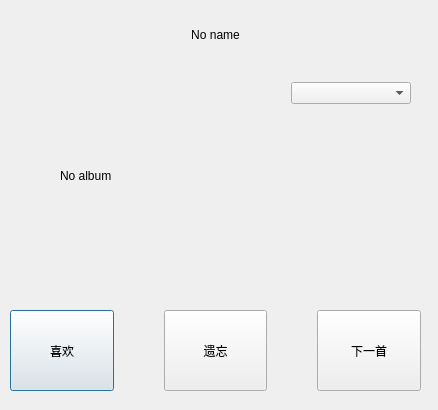
<?xml version="1.0" encoding="UTF-8"?>
<ui version="4.0">
 <class>DoubanFMDialog</class>
 <widget class="QDialog" name="DoubanFMDialog">
  <property name="geometry">
   <rect>
    <x>0</x>
    <y>0</y>
    <width>438</width>
    <height>410</height>
   </rect>
  </property>
  <property name="sizePolicy">
   <sizepolicy hsizetype="Fixed" vsizetype="Fixed">
    <horstretch>0</horstretch>
    <verstretch>0</verstretch>
   </sizepolicy>
  </property>
  <property name="windowTitle">
   <string>Douban FM</string>
  </property>
  <widget class="QWidget" name="layoutWidget">
   <property name="geometry">
    <rect>
     <x>10</x>
     <y>10</y>
     <width>411</width>
     <height>50</height>
    </rect>
   </property>
   <layout class="QHBoxLayout" name="horizontalLayout_2">
    <item>
     <spacer name="horizontalSpacer">
      <property name="orientation">
       <enum>Qt::Horizontal</enum>
      </property>
      <property name="sizeHint" stdset="0">
       <size>
        <width>28</width>
        <height>48</height>
       </size>
      </property>
     </spacer>
    </item>
    <item>
     <widget class="QLabel" name="nameLabel">
      <property name="sizePolicy">
       <sizepolicy hsizetype="Expanding" vsizetype="Preferred">
        <horstretch>7</horstretch>
        <verstretch>0</verstretch>
       </sizepolicy>
      </property>
      <property name="text">
       <string>No name</string>
      </property>
      <property name="alignment">
       <set>Qt::AlignCenter</set>
      </property>
     </widget>
    </item>
    <item>
     <spacer name="horizontalSpacer_2">
      <property name="orientation">
       <enum>Qt::Horizontal</enum>
      </property>
      <property name="sizeHint" stdset="0">
       <size>
        <width>28</width>
        <height>48</height>
       </size>
      </property>
     </spacer>
    </item>
   </layout>
  </widget>
  <widget class="QWidget" name="layoutWidget">
   <property name="geometry">
    <rect>
     <x>10</x>
     <y>310</y>
     <width>411</width>
     <height>81</height>
    </rect>
   </property>
   <layout class="QHBoxLayout" name="horizontalLayout">
    <property name="spacing">
     <number>50</number>
    </property>
    <item>
     <widget class="QPushButton" name="favoriteButton">
      <property name="sizePolicy">
       <sizepolicy hsizetype="Expanding" vsizetype="Expanding">
        <horstretch>1</horstretch>
        <verstretch>0</verstretch>
       </sizepolicy>
      </property>
      <property name="text">
       <string>喜欢</string>
      </property>
     </widget>
    </item>
    <item>
     <widget class="QPushButton" name="forgetButton">
      <property name="sizePolicy">
       <sizepolicy hsizetype="Expanding" vsizetype="Expanding">
        <horstretch>1</horstretch>
        <verstretch>0</verstretch>
       </sizepolicy>
      </property>
      <property name="text">
       <string>遗忘</string>
      </property>
     </widget>
    </item>
    <item>
     <widget class="QPushButton" name="nextButton">
      <property name="sizePolicy">
       <sizepolicy hsizetype="Expanding" vsizetype="Expanding">
        <horstretch>1</horstretch>
        <verstretch>0</verstretch>
       </sizepolicy>
      </property>
      <property name="text">
       <string>下一首</string>
      </property>
     </widget>
    </item>
   </layout>
  </widget>
  <widget class="QWidget" name="layoutWidget">
   <property name="geometry">
    <rect>
     <x>290</x>
     <y>82</y>
     <width>121</width>
     <height>203</height>
    </rect>
   </property>
   <layout class="QVBoxLayout" name="verticalLayout" stretch="1,1,0">
    <property name="spacing">
     <number>1</number>
    </property>
    <property name="leftMargin">
     <number>1</number>
    </property>
    <item>
     <widget class="QComboBox" name="channelBox">
      <property name="sizePolicy">
       <sizepolicy hsizetype="Expanding" vsizetype="Fixed">
        <horstretch>0</horstretch>
        <verstretch>0</verstretch>
       </sizepolicy>
      </property>
     </widget>
    </item>
    <item>
     <spacer name="verticalSpacer">
      <property name="sizePolicy">
       <sizepolicy hsizetype="Expanding" vsizetype="Expanding">
        <horstretch>0</horstretch>
        <verstretch>0</verstretch>
       </sizepolicy>
      </property>
      <property name="orientation">
       <enum>Qt::Vertical</enum>
      </property>
      <property name="sizeHint" stdset="0">
       <size>
        <width>20</width>
        <height>148</height>
       </size>
      </property>
     </spacer>
    </item>
    <item>
     <spacer name="horizontalSpacer_3">
      <property name="orientation">
       <enum>Qt::Horizontal</enum>
      </property>
      <property name="sizeHint" stdset="0">
       <size>
        <width>40</width>
        <height>20</height>
       </size>
      </property>
     </spacer>
    </item>
   </layout>
  </widget>
  <widget class="QLabel" name="albumLabel">
   <property name="geometry">
    <rect>
     <x>60</x>
     <y>90</y>
     <width>211</width>
     <height>171</height>
    </rect>
   </property>
   <property name="sizePolicy">
    <sizepolicy hsizetype="Expanding" vsizetype="Preferred">
     <horstretch>2</horstretch>
     <verstretch>0</verstretch>
    </sizepolicy>
   </property>
   <property name="text">
    <string>No album</string>
   </property>
  </widget>
 </widget>
 <resources/>
 <connections/>
</ui>
